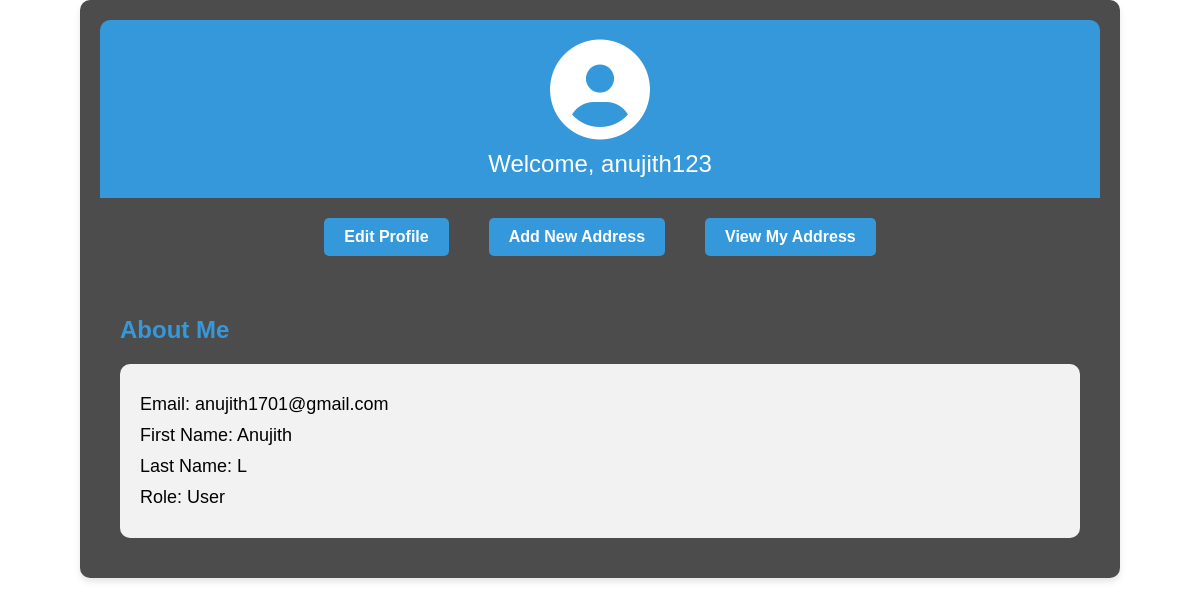
/deliveryboyprofile.html (signed in), run on the app's committed database.
### watersystemapp/models.py (models this page shows, shortened)
class CustomUser(AbstractUser):
    firstname = models.TextField(max_length=100, default="")
    lastname = models.TextField(max_length=100, default="")
    username = models.CharField(max_length=30, unique=True)
    email = models.EmailField(max_length=254, unique=True)
    role = models.CharField(max_length=100,default="")
    password = models.CharField(max_length=128, default="")

### watersystemapp/views.py (the view)
# urls.py: path('deliveryboyprofile.html', views.deliveryboyprofile, name='deliveryboyprofile'),
def deliveryboyprofile(request):
    return render(request, 'deliveryboyprofile.html')

### templates/deliveryboyprofile.html (shortened to what this page needs)
<!DOCTYPE html>
<html lang="en">
<head>
    <link rel="stylesheet" href="https://cdnjs.cloudflare.com/ajax/libs/font-awesome/6.2.0/css/all.min.css">
</head>
<body>
    <div class="profile-container">
        <div class="profile-header">
            <div class="profile-icon">
                <i class="fas fa-user-circle fa-5x"></i>
            </div>
            <div class="user-name">Welcome, {{ user.username }}</div>
        </div>
        <div class="user-options">
            <div class="user-option">
                <a href="edit_profile">Edit Profile</a>
            </div>
            <div class="user-option">
                <a href="http://127.0.0.1:8000/add_delivery_boy_address/" class="add-address-btn">Add New Address</a>
            </div>
            <div class="user-option">
            <a href="{% url 'delivery_boy_address' %}">View My Address</a>
        </div>
        </div>
        <div class="profile-details">
            <h2>About Me</h2>
            <div class="user-details-container">
                <div class="user-info">Email: {{ user.email }}</div>
                <div class="user-info">First Name: {{ user.first_name }}</div>
                <div class="user-info">Last Name: {{ user.last_name }}</div>
                <div class="user-info">Role: {{ user.role }}</div>
            </div>
        </div>
    </div>
</body>
</html>

### templates/deliveryboyprofile.html (style rules this page uses)
body { font-family: 'Arial', sans-serif; background: url('path_to_background_image.jpg') no-repeat center center fixed; background-size: cover; margin: 0; padding: 0; color: #000000; }
.profile-container { background-color: rgba(0, 0, 0, 0.7); max-width: 1000px; margin: 0 auto; box-shadow: 0 4px 6px rgba(0, 0, 0, 0.1); border-radius: 10px; overflow: hidden; padding: 20px; }
.profile-header { background-color: #3498db; text-align: center; padding: 20px; border-top-left-radius: 10px; border-top-right-radius: 10px; }
.profile-icon i { font-size: 100px; color: #fff; }
.user-name { font-size: 24px; margin-top: 10px; color: #fff; }
.user-options { display: flex; justify-content: center; padding: 20px; }
.user-option { text-align: center; margin: 0 20px; }
.user-option a, .user-option button { background-color: #3498db; color: #fff; padding: 10px 20px; border: none; border-radius: 5px; cursor: pointer; font-weight: bold; text-decoration: none; display: inline-block; }
.profile-details { padding: 20px; }
.profile-details h2 { font-size: 24px; color: #3498db; margin-bottom: 10px; }
.user-details-container { background-color: #f2f2f2; padding: 20px; border-radius: 10px; margin-top: 20px; }
.user-info { font-size: 18px; margin: 10px 0; }

### data on the page
CustomUser: username "anujith123", email "anujith1701@gmail.com", first_name "Anujith", last_name "L", role "User"
